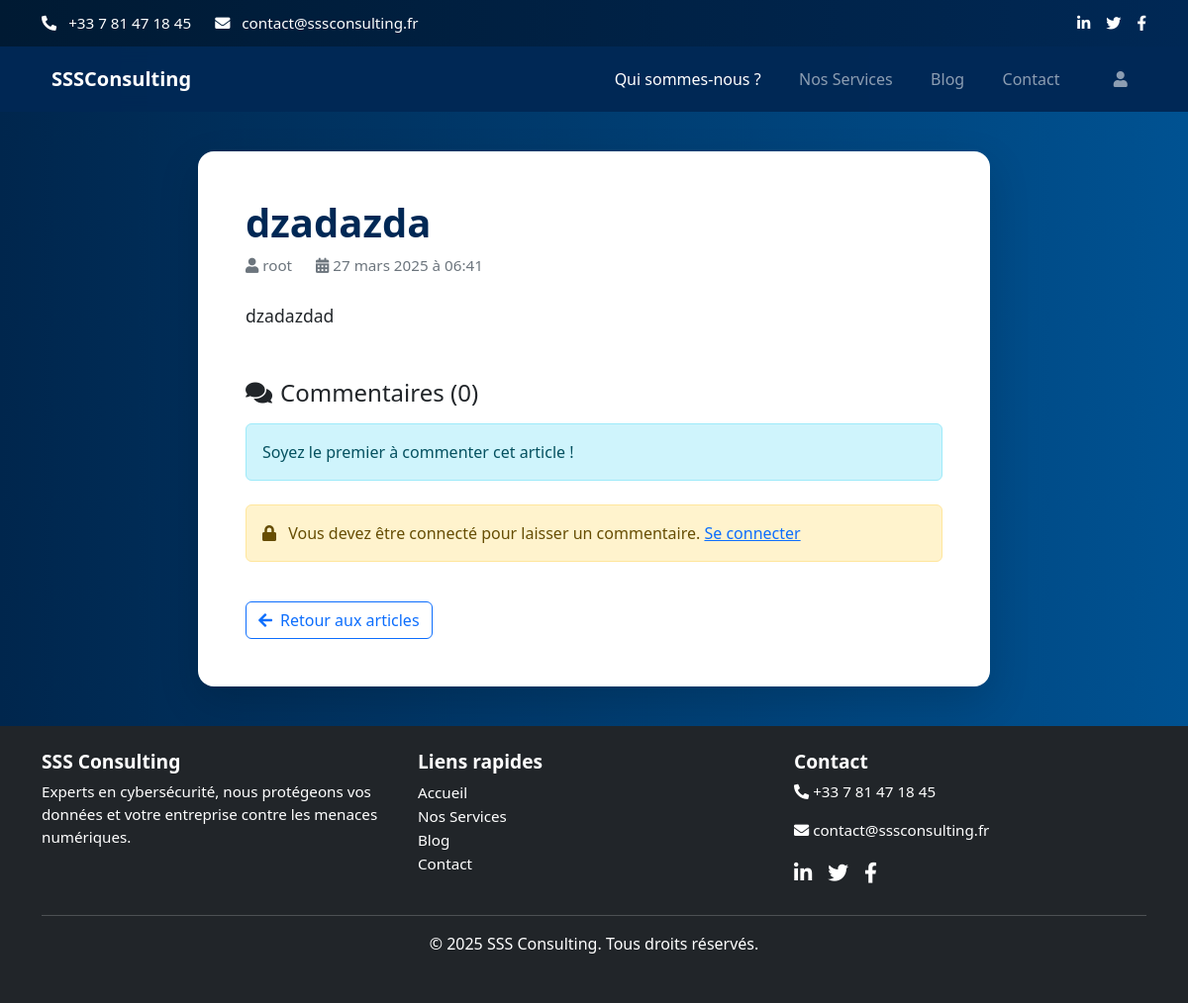
/blog/blog/dzadazda/, run on the app's committed database.
### pages/models.py (models this page shows, shortened)
class Article(models.Model):
    STATUS_CHOICES = [
        ('publie', 'Publié'),
        ('attente', 'En attente'),
    ]
    titre = models.CharField(max_length=200)
    contenu = models.TextField()
    auteur = models.ForeignKey(User, on_delete=models.CASCADE)
    date_publication = models.DateTimeField(default=timezone.now)
    status = models.CharField(max_length=10, choices=STATUS_CHOICES, default='attente')
    likes = models.ManyToManyField(User, related_name='likes_articles', blank=True)
    slug = models.SlugField(unique=True, blank=True)
    image = models.ImageField(upload_to='articles/', blank=True, null=True)

### pages/views.py (the view, shortened to what this page needs)
# urls.py: path('blog/<slug:slug>/', views.detail_article, name='detail_article'),
def detail_article(request, slug):
    article = get_object_or_404(Article, slug=slug, status='publie')
    commentaires = article.commentaires.all().order_by('-date_creation')
    moyenne_notes = 0  # Supprimée plus tard si notation retirée
    form_commentaire = CommentaireForm()
    return render(request, 'pages/detail_article.html', {
        'article': article,
        'commentaires': commentaires,
        'form_commentaire': form_commentaire,
    })

### pages/templates/pages/detail_article.html (shortened to what this page needs)
{% load static %}
<!DOCTYPE html>
<html lang="fr">
<head>
  <link href="https://cdn.jsdelivr.net/npm/bootstrap@5.3.1/dist/css/bootstrap.min.css" rel="stylesheet">
  <link rel="stylesheet" href="{% static 'css/style.css' %}">
  <link rel="stylesheet" href="https://cdnjs.cloudflare.com/ajax/libs/font-awesome/5.15.4/css/all.min.css">
</head>
<body>
  {% include "pages/header.html" %}
  <main>
    <div class="article-container">
      <h1 class="article-title">{{ article.titre }}</h1>
      <div class="article-meta">
        <span><i class="fas fa-user"></i> {{ article.auteur }}</span>
        <span><i class="fas fa-calendar-alt"></i> {{ article.date_publication|date:"d F Y à H:i" }}</span>
      </div>
      <div class="article-content">
        {{ article.contenu|linebreaks }}
      </div>
      <section class="comment-section">
        <h4 class="mb-3"><i class="fas fa-comments me-2"></i>Commentaires ({{ commentaires.count }})</h4>
        {% for commentaire in commentaires %}
          <div class="comment-card">
            <strong>{{ commentaire.auteur }}</strong> –
            <small class="text-muted">{{ commentaire.date_creation|date:"d M Y à H:i" }}</small>
            <p class="mb-0 mt-1">{{ commentaire.contenu }}</p>
          </div>
        {% empty %}
          <div class="alert alert-info">Soyez le premier à commenter cet article !</div>
        {% endfor %}
        {% if user.is_authenticated %}
        <div class="comment-form">
          <h5 class="mb-3">Laisser un commentaire</h5>
          <form method="post">
            {% csrf_token %}
            <textarea class="form-control mb-3" name="contenu" rows="4" placeholder="Votre commentaire..." required></textarea>
            <button type="submit" class="btn btn-primary-custom">
              <i class="fas fa-paper-plane me-2"></i>Envoyer
            </button>
          </form>
        </div>
        {% else %}
        <div class="alert alert-warning mt-4">
          <i class="fas fa-lock me-2"></i> Vous devez être connecté pour laisser un commentaire.
          <a href="{% url 'login' %}?next={{ request.path }}">Se connecter</a>
        </div>
        {% endif %}
      </section>
      <div class="back-delete-buttons">
        <a href="{% url 'liste_articles' %}" class="btn btn-outline-primary">
          <i class="fas fa-arrow-left me-2"></i>Retour aux articles
        </a>
      </div>
    </div>
  </main>
  {% include "pages/footer.html" %}
</body>
</html>

### pages/static/css/style.css (style rules this page uses)
:root { --primary-color: #002855; --secondary-color: #f39c12; --accent-color: #dc3545; }

### pages/templates/pages/detail_article.html (style rules this page uses)
html, body { height: 100%; margin: 0; padding: 0; background: linear-gradient(to right, #00264d, #005292); }
body { display: flex; flex-direction: column; }
main { flex: 1; }
.article-container { background: #fff; max-width: 800px; margin: 40px auto; padding: 3rem; border-radius: 16px; box-shadow: 0 15px 40px rgba(0, 0, 0, 0.15); }
.article-title { font-size: 2.5rem; font-weight: bold; color: var(--primary-color, #00264d); }
.article-meta { font-size: 0.95rem; color: #6c757d; display: flex; gap: 1.5rem; margin-bottom: 1.5rem; }
.article-content { font-size: 1.1rem; line-height: 1.8; margin-bottom: 3rem; }
.comment-section { margin-top: 3rem; }
.back-delete-buttons { display: flex; justify-content: space-between; margin-top: 2.5rem; }

### data on the page
Article: titre "dzadazda", auteur "root", date_publication "27 mars 2025 à 06:41", contenu "dzadazdad"

### other printed values
{{ commentaires.count }} "0"
